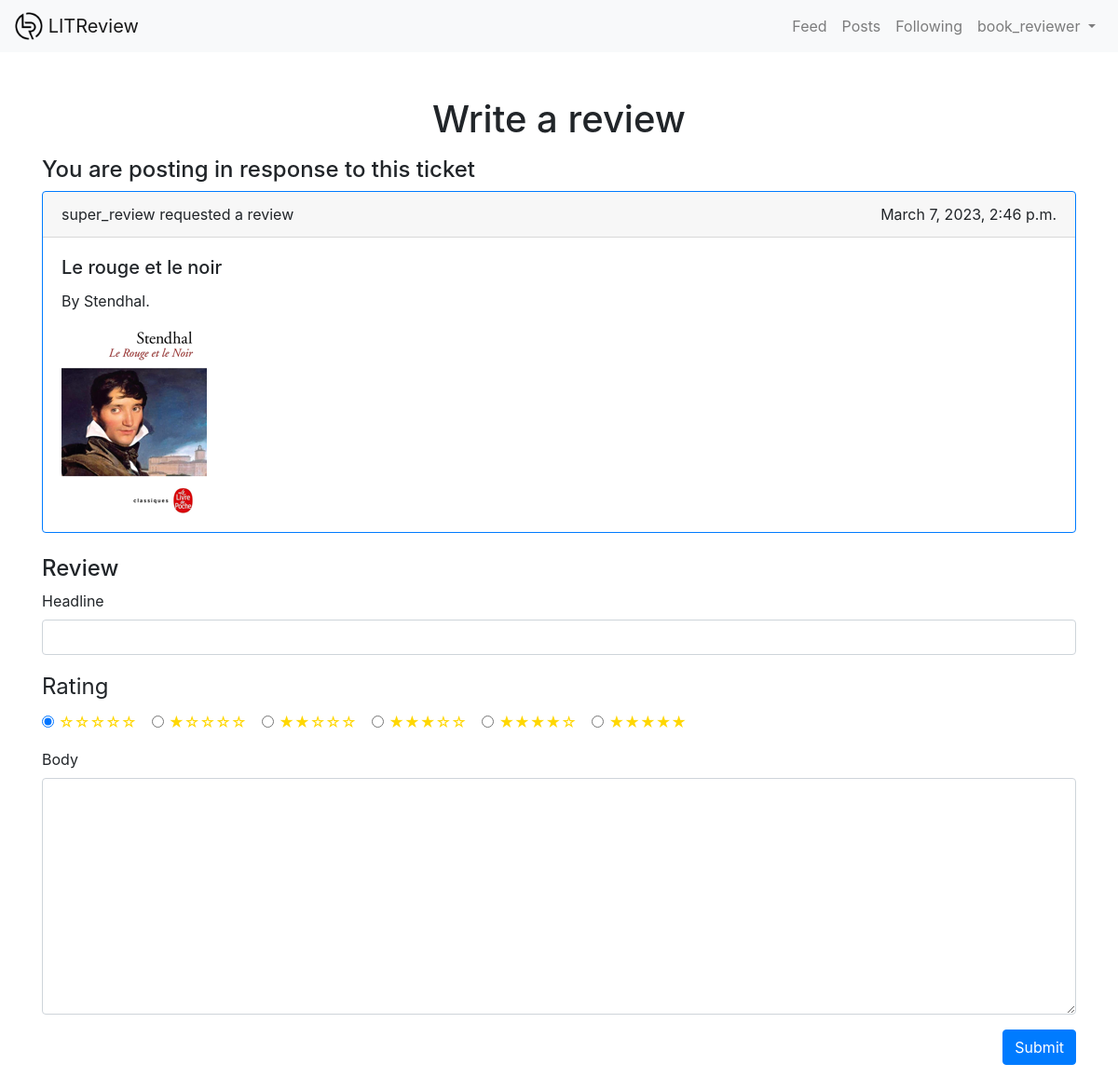
The app's page /tickets/3/write_review/ (signed in) with its own data.
### authentication/models.py (models this page shows)
class User(AbstractUser):
    follows = models.ManyToManyField(
        'self',
        symmetrical=False,
        blank=True
    )

### reviews/models.py (models this page shows, shortened)
class Ticket(models.Model):
    IMAGE_MAX_SIZE = (700, 200)
    title = models.CharField(max_length=128)
    description = models.TextField(max_length=2048, blank=True)
    user = models.ForeignKey(to=settings.AUTH_USER_MODEL,
                             on_delete=models.CASCADE)
    image = models.ImageField(null=True, blank=True)
    time_created = models.DateTimeField(auto_now_add=True)

### reviews/views.py (the view, shortened to what this page needs)
@login_required
def write_review_from_ticket(request, ticket_id):
    form = forms.ReviewForm()
    ticket = get_object_or_404(models.Ticket, id=ticket_id)
    reviews = ticket.review_set.all()
    for review in reviews:
        if review.user == request.user:
            messages.warning(request,
                             "You already posted a review for this ticket. You can edit your review here.")
            return redirect('edit_review', review.id)
    return render(request,
                  'reviews/write_review.html',
                  context={'form': form,
                           'ticket': ticket})

### reviews/forms.py
class ReviewForm(forms.ModelForm):
    def __init__(self, *args, **kwargs):
        super().__init__(*args, **kwargs)
        self.helper = FormHelper()
        self.helper.layout = Layout(
            'headline',
            InlineRadios('rating', css_class='stars'),
            'body'
        )
        self.helper.form_tag = False
        self.helper.disable_csrf = True
    class Meta:
        model = models.Review
        fields = ['headline', 'rating', 'body']
        widgets = {'rating': forms.RadioSelect()}

### reviews/templatetags/reviews_extras.py (called while the page is built)
@register.simple_tag(takes_context=True)
def get_poster_display(context, user):
    if context['user'] == user:
        return 'You'
    return user.username

### reviews/templates/reviews/write_review.html (shortened to what this page needs)
{% extends 'base.html' %}
{% load crispy_forms_tags %}
{% block content %}
<h1 class="text-center mt-5 mb-3">Write a review</h1>
<h4>You are posting in response to this ticket</h4>
{% include 'reviews/partials/ticket_snippet.html' with reviewing=True %}
<h4 class="mt-4">Review</h4>
<form method="post">
    {% crispy form %}
    <input class=" btn btn-primary float-right mb-5" type="submit" value="Submit">
</form>
{% endblock %}

### templates/base.html (shortened to what this page needs)
{% load static %}
{% load bootstrap4 %}
{% bootstrap_css %}
<html>
    <head>
        <link rel="stylesheet" href="{% static 'styles.css' %}">
    </head>
    <body>
        <nav class="navbar sticky-top navbar-expand-md navbar-light bg-light">
            <a class="navbar-brand" href="{% url 'feed' %}">
                <img src="{% static 'media/LITReview_Logo_Sq.png' %}" width="30" height="30" class="d-inline-block align-top" alt="">
                LITReview
            </a>
            <div class="collapse navbar-collapse" id="navbarNav">
                <ul class="navbar-nav ml-auto">
                    {% if user.is_authenticated %}
                        <li class="nav-item"><a class="nav-link" href="{% url 'feed' %}">Feed</a></li>
                        <li class="nav-item"><a class="nav-link" href="{% url 'posts' %}">Posts</a></li>
                        <li class="nav-item"><a class="nav-link" href="{% url 'following' %}">Following</a></li>
                        <li class="nav-item dropdown">
                            <a class="nav-link dropdown-toggle" href="#" role="button" data-toggle="dropdown" aria-expanded="false">
                                {{ user.username }}
                            </a>
                        </li>
                    {% endif %}
                </ul>
            </div>
        </nav>
        <div class="container">
            {% block content %}{% endblock %}
        </div>
    </body>
</html>

### reviews/templates/reviews/partials/ticket_snippet.html (shortened to what this page needs)
{% load reviews_extras %}
<div class="card border-primary my-2">
    <div class="card-header d-flex">
        <span class="flex-fill ">{% get_poster_display ticket.user %} requested a review</span>
        <span class="flex-fill text-right">{{ ticket.time_created }}</span>
    </div>
    <div class="card-body">
        <h5 class="card-title">{{ ticket.title }}</h5>
        <div class="card-text">{{ ticket.description }}</div>
        <div class="row align-items-end">
            <div class="card-img-container mt-3 col">
            {% if ticket.image %}
                  <img src="{{ ticket.image.url }}" alt="">
            {% endif %}
            </div>
        </div>
    </div>
</div>

### static/styles.css (style rules this page uses)
.card-img-container img { max-width: 100%; height: auto; }
.stars { color: gold; }

### records on screen
User: username "book_reviewer"
Ticket: user.username "super_review", time_created "March 7, 2023, 2:46 p.m.", title "Le rouge et le noir", description "By Stendhal.", image (picture)
